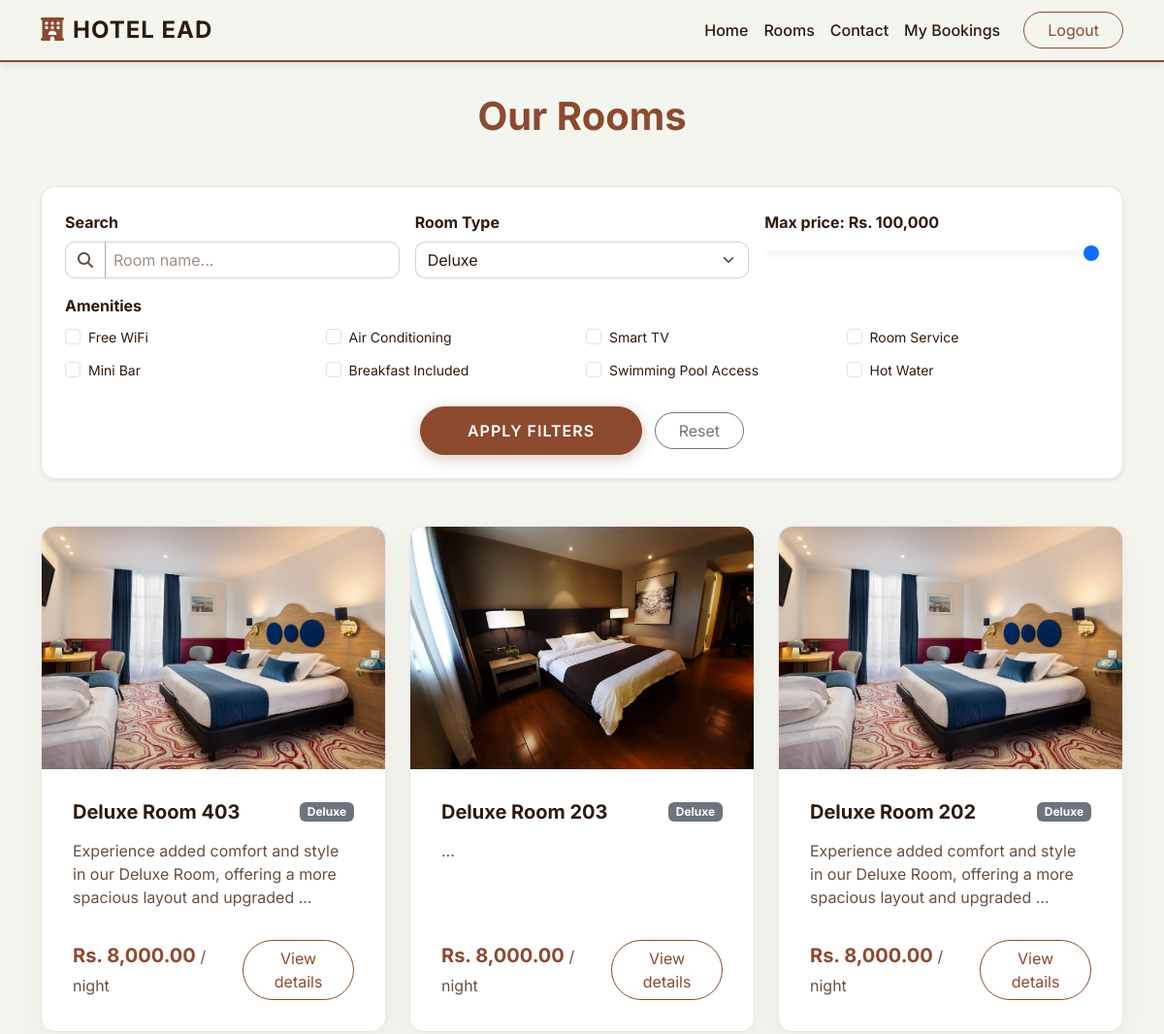
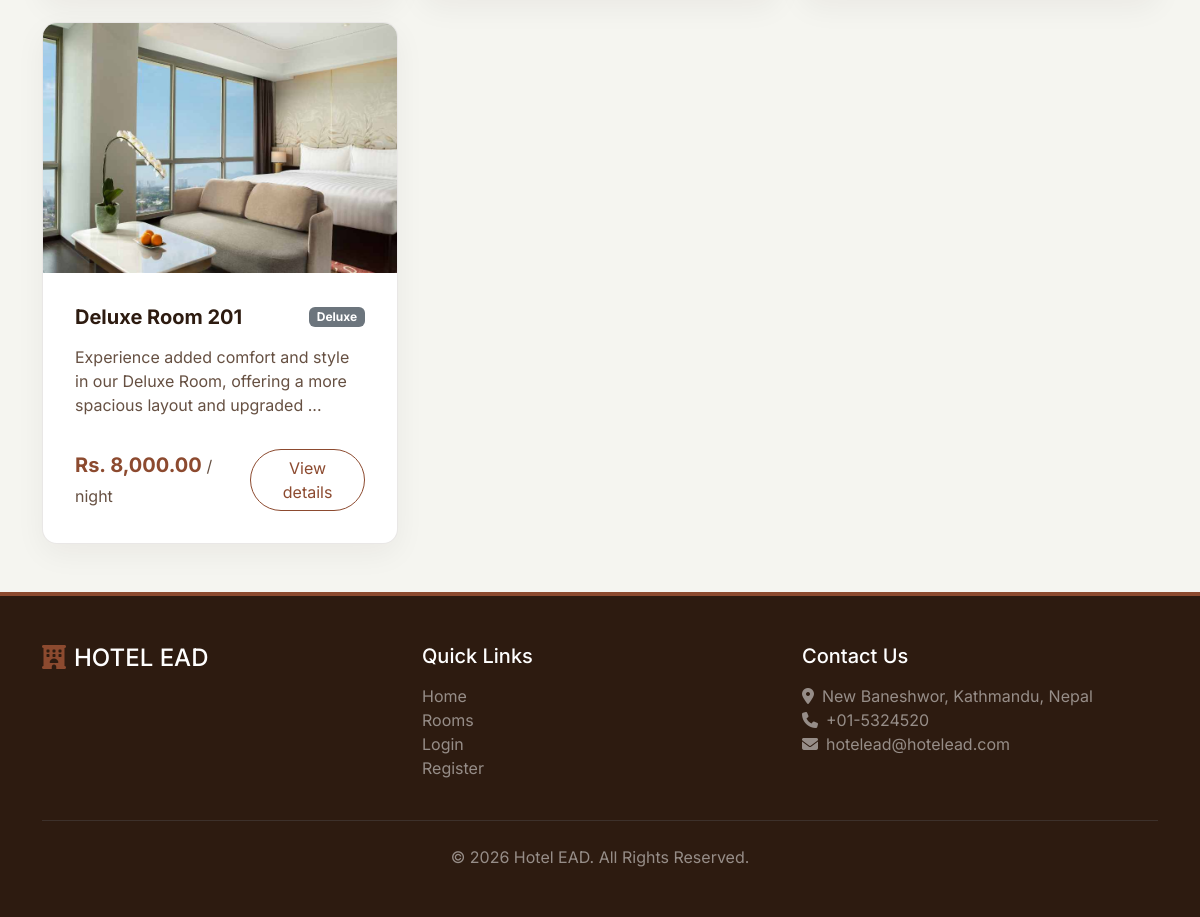
Page /rooms.php?type=Deluxe (signed in) on the committed database (2 pictures, top to bottom).
### tables this page shows
CREATE TABLE `rooms` (
  `id` int(11) NOT NULL,
  `name` varchar(100) NOT NULL,
  `type` varchar(50) NOT NULL,
  `price` decimal(10,2) NOT NULL,
  `image` varchar(255) DEFAULT NULL,
  `status` enum('Available','Booked','Maintenance') DEFAULT 'Available',
  `description` text DEFAULT NULL,
  `amenities` text DEFAULT NULL,
  `created_at` timestamp NOT NULL DEFAULT current_timestamp()
);

### rooms.php (the view, shortened to what this page needs)
<?php
require_once 'includes/db.php';
require_once 'includes/header.php';
$where = "WHERE status = 'Available'";
$type_filter = isset($_GET['type']) ? $conn->real_escape_string($_GET['type']) : '';
$search = isset($_GET['search']) ? $conn->real_escape_string($_GET['search']) : '';
$max_price = isset($_GET['max_price']) ? (int)$_GET['max_price'] : 100000;
$amenities_filter = isset($_GET['amenities']) ? $_GET['amenities'] : [];
if (!empty($type_filter)) {
    $where .= " AND type = '$type_filter'";
}
$sql = "SELECT * FROM rooms $where ORDER BY id DESC";
$result = $conn->query($sql);
$type_sql = "SELECT DISTINCT type FROM rooms WHERE status = 'Available'";
$type_result = $conn->query($type_sql);
?>
<div class="container py-5 mt-5">
    <div class="text-center mb-5">
        <h1 class="fw-bold" style="color: var(--primary-color);">Our Rooms</h1>
    </div>
    <div class="card shadow-sm border-0 mb-5" style="border-radius: 15px;">
        <div class="card-body p-4">
            <form method="GET" action="" class="row g-3">
                <div class="col-md-4">
                    <label class="form-label fw-bold">Search</label>
                    <div class="input-group">
                        <span class="input-group-text bg-white border-end-0"><i class="fa-solid fa-magnifying-glass text-muted"></i></span>
                        <input type="text" name="search" class="form-control border-start-0 ps-2" placeholder="Room name..." value="<?php echo htmlspecialchars($search); ?>">
                    </div>
                </div>
                <div class="col-md-4">
                    <label class="form-label fw-bold">Room Type</label>
                    <select name="type" class="form-select">
                        <?php if($type_result && $type_result->num_rows > 0): ?>
                            <?php while($t = $type_result->fetch_assoc()): ?>
                                <option value="<?php echo htmlspecialchars($t['type']); ?>" <?php echo ($type_filter == $t['type']) ? 'selected' : ''; ?>>
                                    <?php echo htmlspecialchars($t['type']); ?>
                                </option>
                            <?php endwhile; ?>
                        <?php endif; ?>
                    </select>
                </div>
                <div class="col-md-4">
                    <label class="form-label fw-bold">Max price: Rs. <span id="priceValue"><?php echo number_format($max_price); ?></span></label>
                    <input type="range" name="max_price" class="form-range" min="0" max="100000" step="1000" value="<?php echo $max_price; ?>" oninput="document.getElementById('priceValue').innerText = Number(this.value).toLocaleString()">
                </div>
                <div class="col-12 mt-3">
                    <label class="form-label fw-bold mb-2">Amenities</label>
                    <div class="row g-2">
                        <?php
                        $all_amenities = ['Free WiFi', 'Air Conditioning', 'Smart TV', 'Room Service', 'Mini Bar', 'Breakfast Included', 'Swimming Pool Access', 'Hot Water'];
                        foreach($all_amenities as $am): ?>
                        <div class="col-md-3 col-6">
                            <div class="form-check">
                                <input class="form-check-input" type="checkbox" name="amenities[]" value="<?php echo $am; ?>" id="filter_<?php echo str_replace(' ', '', $am); ?>" <?php echo in_array($am, $amenities_filter) ? 'checked' : ''; ?>>
                                <label class="form-check-label small" for="filter_<?php echo str_replace(' ', '', $am); ?>">
                                    <?php echo $am; ?>
                                </label>
                            </div>
                        </div>
                        <?php endforeach; ?>
                    </div>
                </div>
                <div class="col-12 text-center mt-4">
                    <button type="submit" class="btn btn-primary rounded-pill px-5">Apply filters</button>
                    <a href="rooms.php" class="btn btn-outline-secondary rounded-pill px-4 ms-2">Reset</a>
                </div>
            </form>
        </div>
    </div>
    <div class="row g-4">
        <?php if ($result && $result->num_rows > 0): ?>
            <?php while($row = $result->fetch_assoc()): ?>
                <div class="col-md-4">
                    <div class="card room-card h-100">
                        <div class="room-img-container">
                            <?php
                            $img = !empty($row['image']) ? ROOM_IMG_PATH . htmlspecialchars($row['image']) : "https://images.unsplash.com/photo-1611892440504-42a792e24d32?auto=format&fit=crop&q=80";
                            ?>
                            <img src="<?php echo $img; ?>" alt="<?php echo htmlspecialchars($row['name']); ?>">
                        </div>
                        <div class="card-body d-flex flex-column">
                            <div class="d-flex justify-content-between align-items-center mb-3">
                                <h5 class="card-title fw-bold mb-0"><?php echo htmlspecialchars($row['name']); ?></h5>
                                <span class="badge bg-secondary"><?php echo htmlspecialchars($row['type']); ?></span>
                            </div>
                            <p class="card-text text-muted flex-grow-1"><?php echo substr(htmlspecialchars($row['description']), 0, 100) . '...'; ?></p>
                            <div class="d-flex justify-content-between align-items-center mt-3">
                                <span class="room-price">Rs. <?php echo number_format($row['price'], 2); ?> <small class="text-muted fs-6 fw-normal">/ night</small></span>
                                <a href="room_details.php?id=<?php echo $row['id']; ?>" class="btn btn-outline-danger rounded-pill">View details</a>
                            </div>
                        </div>
                    </div>
                </div>
            <?php endwhile; ?>
        <?php endif; ?>
    </div>
</div>
<?php require_once 'includes/footer.php'; ?>

### assets/css/style.css (style rules this page uses)
:root { --primary-color: #8C4A2F; --secondary-color: #2D1B10; --accent-color: #A35A3D; --bg-light: #F5F5F0; --text-dark: #2D1B10; }
body { font-family: 'Inter', sans-serif; background-color: var(--bg-light); color: var(--text-dark); display: flex; flex-direction: column; min-height: 100vh; }
.bg-white { background-color: #ffffff !important; }
.text-muted { color: #665042 !important; }
.btn-primary { background-color: var(--primary-color); border-color: var(--primary-color); border-radius: 50px; padding: 0.75rem 2rem; font-weight: 600; color: white; text-transform: uppercase; letter-spacing: 1px; transition: all 0.3s ease; box-shadow: 0 4px 15px rgba(140, 74, 47, 0.3); }
.btn-outline-danger { color: var(--primary-color); border-color: var(--primary-color); }
.card { background-color: #ffffff !important; color: var(--text-dark); border: 1px solid rgba(45, 27, 16, 0.1) !important; }
.room-card { border-radius: 15px; overflow: hidden; transition: all 0.4s cubic-bezier(0.175, 0.885, 0.32, 1.275); background: #ffffff; box-shadow: 0 10px 30px rgba(45, 27, 16, 0.05); }
.room-img-container { overflow: hidden; height: 250px; }
.room-card img { width: 100%; height: 100%; object-fit: cover; transition: transform 0.5s ease; }
.card-body { padding: 2rem; }
.room-price { color: var(--primary-color); font-weight: 700; font-size: 1.25rem; }
.form-control, .form-select, .input-group-text { background-color: #ffffff !important; color: var(--text-dark) !important; border: 1px solid rgba(45, 27, 16, 0.2) !important; border-radius: 10px; }
.form-control::placeholder { color: #a09088; }

### rows in the picture
rooms: image (picture), name "Deluxe Room 403", type "Deluxe", description "Experience added comfort and style in our Deluxe Room, offering a more spacious layout and upgraded", price "8,000.00"
rooms: image (picture), name "Deluxe Room 203", type "Deluxe", price "8,000.00"
rooms: image (picture), name "Deluxe Room 202", type "Deluxe", description "Experience added comfort and style in our Deluxe Room, offering a more spacious layout and upgraded", price "8,000.00"
rooms: image (picture), name "Deluxe Room 201", type "Deluxe", description "Experience added comfort and style in our Deluxe Room, offering a more spacious layout and upgraded", price "8,000.00"

### other values in the picture
$max_price "100,000"
$am "Free WiFi"
$am "Air Conditioning"
$am "Smart TV"
$am "Room Service"
$am "Mini Bar"
$am "Breakfast Included"
$am "Swimming Pool Access"
$am "Hot Water"
form field type "Deluxe"
